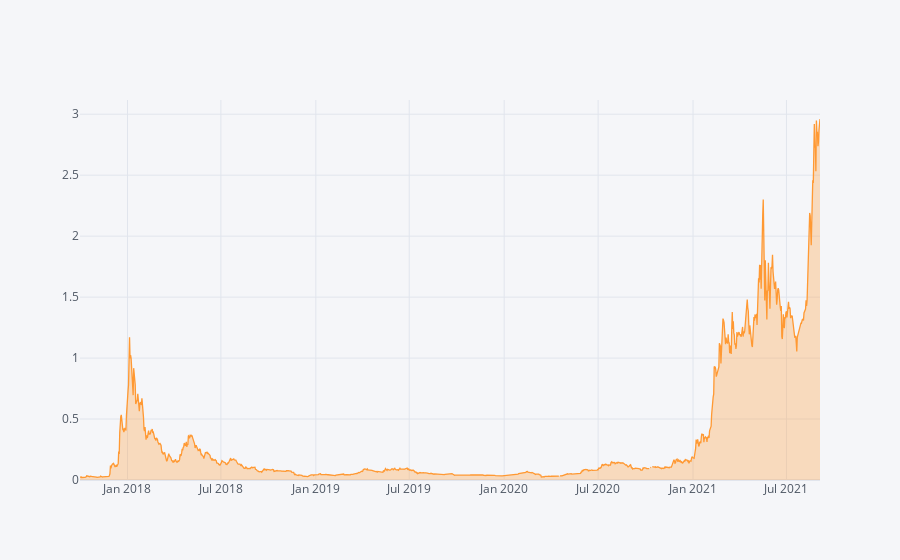

Write notebook code for a chart like this one.
### Code cell
ada.Open.iplot(fill = True)

### Figure 1 — Plotly figure (JSON) as saved in the notebook; plotly's stock layout.template omitted (floating-point values rounded to 4 significant figures; data arrays with more than 128 entries replaced by an {"elided": "..."} marker saying what was removed)
{"data": [{"fill": "tozeroy", "fillcolor": "rgba(255, 153, 51, 0.3)", "line": {"color": "rgba(255, 153, 51, 1.0)", "dash": "solid", "shape": "linear", "width": 1.3}, "mode": "lines", "name": "Open", "text": "", "type": "scatter", "x": {"elided": "1435 str values"}, "y": {"elided": "1435 mixed values"}}], "layout": {"legend": {"bgcolor": "#F5F6F9", "font": {"color": "#4D5663"}}, "paper_bgcolor": "#F5F6F9", "plot_bgcolor": "#F5F6F9", "title": {"font": {"color": "#4D5663"}}, "xaxis": {"gridcolor": "#E1E5ED", "showgrid": true, "tickfont": {"color": "#4D5663"}, "title": {"font": {"color": "#4D5663"}, "text": ""}, "zerolinecolor": "#E1E5ED"}, "yaxis": {"gridcolor": "#E1E5ED", "showgrid": true, "tickfont": {"color": "#4D5663"}, "title": {"font": {"color": "#4D5663"}, "text": ""}, "zerolinecolor": "#E1E5ED"}}}
